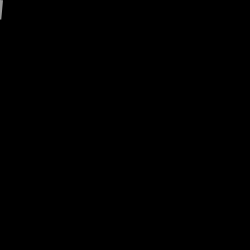
Frame 1 (no input)
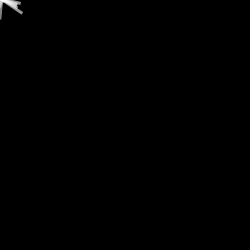
Frame 60 (the mouse pressed at the canvas centre just before this capture)
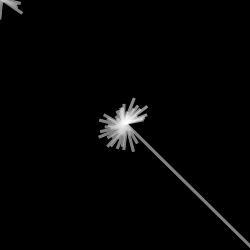
Frame 120 (the mouse held since frame 60 and released just before this capture)

The Processing sketch that drew these frames (run headless with seeded random() and noise(); from frame 60 on, the mouse is pressed at the canvas centre):

// Processing sketch: processing_25077
// ── processing_25077.pde

float c1=255;
float c2=255;
float c3=255;
float x=0;
float angle=0;
float fr = 60;
float r = 0;
void setup()
{
 size(250,250);
 background(0);
 noStroke();
 smooth();
}

void draw(){
  
frameRate(fr);
 float d = dist(mouseX, mouseY, pmouseX, pmouseY);
float r = random(-20, 10);
  translate(mouseX, mouseY); 
 fill(100, 1);
 
 ////////////////////////////////////
 rectMode(CENTER);
 rect(0,0, height*2, width*2);
 ////////////////////////////////////
 
 fill(c1,c2,c3, 150);
 
  x += 0.09;
 rotate(x);

 
 ////////////////////////////////////
 rectMode(CORNER);
 
 rect(0,0, 3, (20+d*5)+r);
  fill(0, 1);

 ////////////////////////////////////

 if(keyPressed) {
   if (key == 'q'){
   fr += 2; 
   }
 
 }
 if(keyPressed) {
   if (key == 'w'){
   fr -= 2; 
   }
 
 }
 ///////////////////////
 if(keyPressed) {
   if (key == 'a'){
   x += .2;
   }
 }
if(keyPressed) {
   if (key == 's'){
   x -= .2;
   }
 }

}

 void keyPressed(){
   if(key == ' '){
c1=random(255);
c2=random(255);
c3=random(255);
}
 }              
